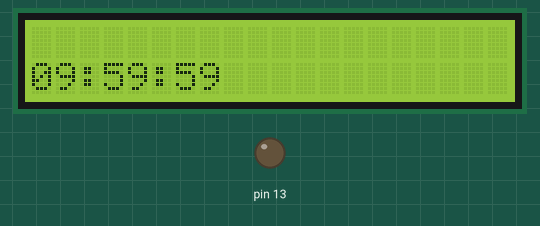
Recording of a sketch running on a simulated Arduino Uno, built with avr-gcc and run on an emulated ATmega328P. Parts: 20×2 character LCD, output pins drawn as LEDs (lit = HIGH). What the sketch prints to the serial monitor is not drawn.

Above: at 1.1 s.
At 5.1 s:
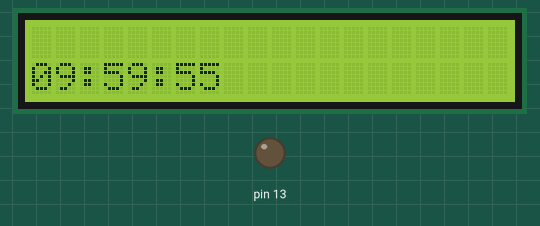
At 10.1 s:
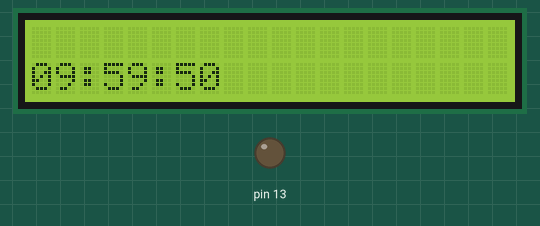
At 20.1 s:
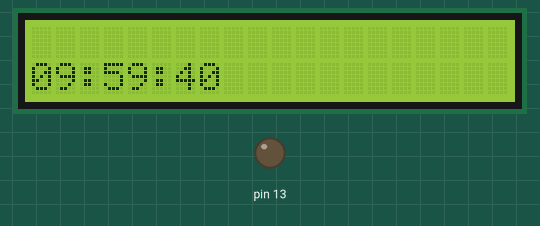
At 29.1 s:
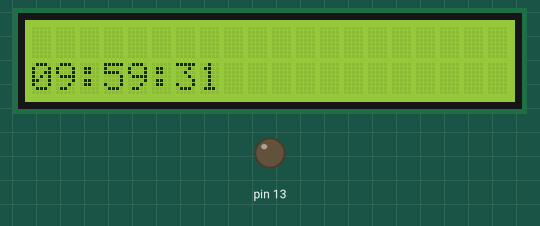
At 39.1 s:
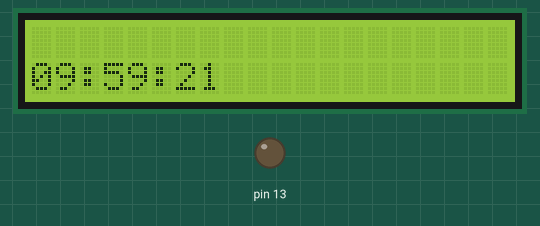

The sketch:

sketch_jun05a.ino
```cpp
#include <MsTimer2.h>
#include <LiquidCrystal.h> // include the library code
LiquidCrystal lcd(12, 11, 5, 4, 3, 2); // initialize interface pins
 char n[7]="100000";
void flash() {
 int i=0;
 while(Serial.available())
 {

   n[i++] = Serial.read();
  }
 //*******************************************************
   if(n[0]=='0'&&n[1]=='0'&&n[2]=='0'&&n[3]=='0'&&n[4]=='0'&&n[5]=='0')
    {
      digitalWrite(13, HIGH);
     }
   else if(n[5]!='0')
   {
   n[5]--;
   }
   else if(n[5]=='0'&&n[4]!='0')
   {
   n[4]--; n[5]='9';
  }
  else if(n[5]=='0'&&n[4]=='0'&&n[3]!='0')
   {
   n[3]--;n[4]='5'; n[5]='9';
  }
   else if(n[5]=='0'&&n[4]=='0'&&n[3]=='0'&&n[2]!='0')
   {
   n[2]--; n[3]='9';n[4]='5'; n[5]='9';
  }
  else if(n[5]=='0'&&n[4]=='0'&&n[3]=='0'&&n[2]=='0'&&n[1]!='0')
   {
   n[1]--; n[2]='5';n[3]='9';n[4]='5'; n[5]='9';
  }
  else if(n[5]=='0'&&n[4]=='0'&&n[3]=='0'&&n[2]=='0'&&n[1]=='0'&&n[0]!='0')
   {
   n[0]--; n[1]='9'; n[2]='5';n[3]='9';n[4]='5'; n[5]='9';
  }
  Serial.write(n);
  Serial.println();
  lcd.setCursor(0, 1);
   lcd.write(n[0]);
    lcd.write(n[1]);
    lcd.write(":");
    lcd.write(n[2]);
    lcd.write(n[3]);
    lcd.write(":");
    lcd.write(n[4]);
    lcd.write(n[5]);


}

void setup() {
  pinMode(13, OUTPUT);
  Serial.begin(9600);
  MsTimer2::set(1000, flash);
  MsTimer2::start();
  lcd.begin(20, 2);
}
void loop() {

}
```

Measured:
- what the display in image 1 shows lasts 1.0 s, from 5.0 s to 6.0 s
